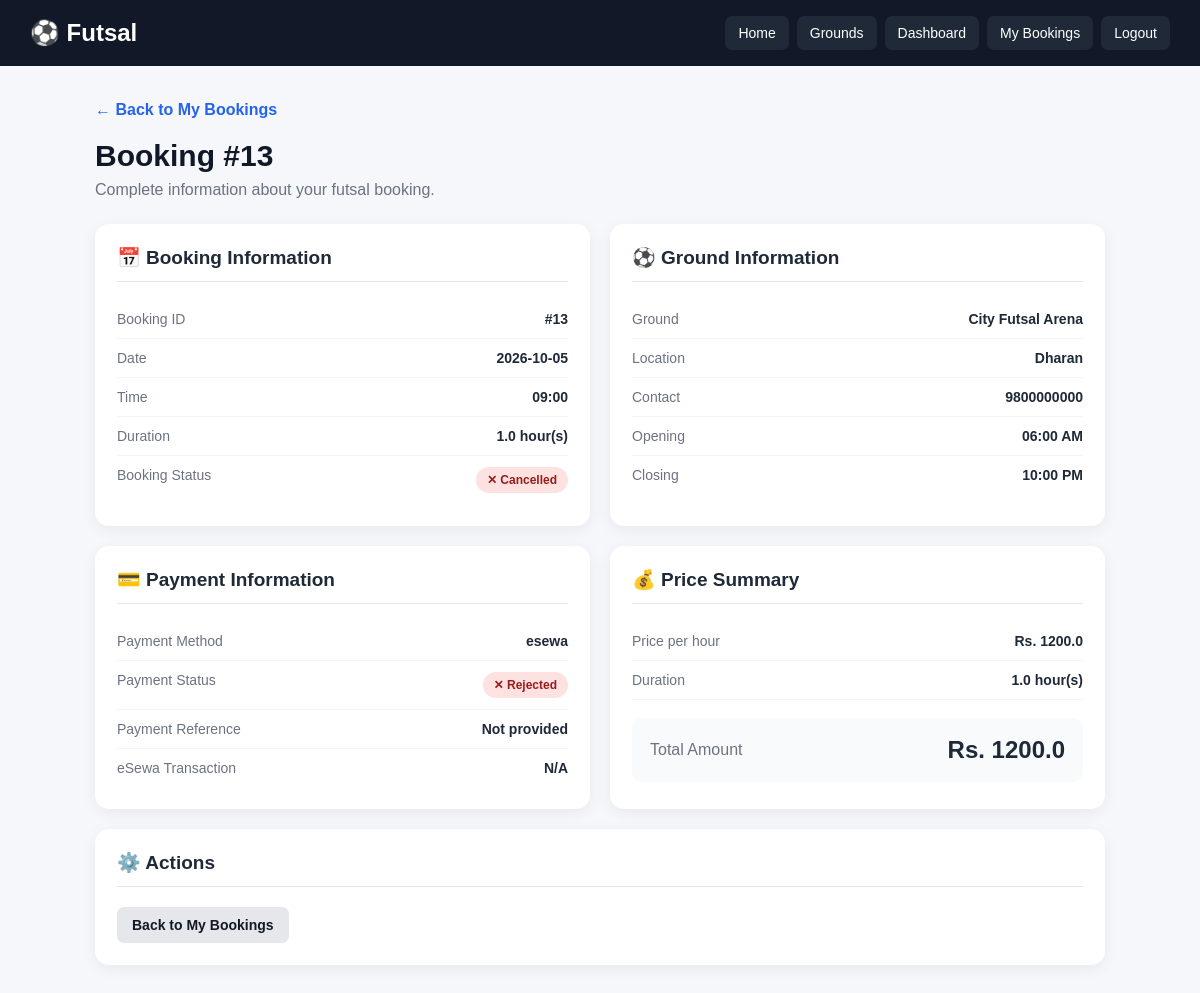
/booking/13 (signed in), run on the app's committed database.
### tables this page shows
CREATE TABLE bookings (
            id INTEGER PRIMARY KEY AUTOINCREMENT,
            user_id INTEGER NOT NULL,
            ground_id INTEGER NOT NULL,
            booking_date TEXT NOT NULL,
            booking_time TEXT NOT NULL,
            created_at TIMESTAMP DEFAULT CURRENT_TIMESTAMP, status TEXT
            DEFAULT 'confirmed', duration REAL
            DEFAULT 1, payment_status TEXT

            DEFAULT 'pending', payment_method TEXT

            DEFAULT 'cash', payment_reference TEXT, paid_at TIMESTAMP, transaction_uuid
            TEXT, esewa_transaction_code
            TEXT, esewa_product_code
            TEXT, esewa_amount
            REAL, esewa_verified_at
            TIMESTAMP,

            FOREIGN KEY (user_id) REFERENCES users(id),
            FOREIGN KEY (ground_id) REFERENCES grounds(id),

            UNIQUE(ground_id, booking_date, booking_time)
        );

CREATE TABLE grounds (
            id INTEGER PRIMARY KEY AUTOINCREMENT,
            name TEXT NOT NULL,
            location TEXT NOT NULL,
            price INTEGER NOT NULL,
            contact TEXT,
            opening_time TEXT,
            closing_time TEXT,
            description TEXT,
            image TEXT
        );

### app.py (the view)
@app.route("/booking/<int:booking_id>")
@login_required
def booking_details(booking_id):
    conn = get_db()
    booking = conn.execute(
        """
        SELECT
            bookings.*,
            grounds.name AS ground_name,
            grounds.location AS ground_location,
            grounds.price AS price,
            grounds.price AS ground_price,
            grounds.contact AS ground_contact,
            grounds.opening_time AS opening_time,
            grounds.closing_time AS closing_time,
            grounds.image AS ground_image
        FROM bookings
        JOIN grounds ON bookings.ground_id = grounds.id
        WHERE bookings.id = ?
        AND bookings.user_id = ?
        """,
        (booking_id, session["user_id"])
    ).fetchone()
    conn.close()
    if booking is None:
        flash("Booking not found.", "danger")
        return redirect(url_for("my_bookings"))
    try:
        price = float(booking["price"] or 0)
    except (TypeError, ValueError):
        price = 0.0
    try:
        duration = float(booking["duration"] or 1)
    except (TypeError, ValueError):
        duration = 1.0
    total_amount = round(price * duration, 2)
    return render_template(
        "booking_details.html",
        booking=booking,
        price=price,
        duration=duration,
        total_amount=total_amount
    )

### app.py (called while the page is built, shortened)
def login_required(view_function):
    @wraps(view_function)
    def wrapper(*args, **kwargs):
        return view_function(
            *args,
            **kwargs
        )
    return wrapper

def get_db():
    conn = sqlite3.connect(
        DATABASE
    )
    conn.row_factory = sqlite3.Row
    conn.execute(
        "PRAGMA foreign_keys = ON"
    )
    return conn

### templates/booking_details.html (shortened to what this page needs)
<!DOCTYPE html>
<html lang="en">
<head>
</head>
<body>
<nav class="navbar">
    <div class="logo">
        ⚽ Futsal
    </div>
    <div class="nav-links">
        <a href="{{ url_for('index') }}">
            Home
        </a>
        <a href="{{ url_for('grounds') }}">
            Grounds
        </a>
        <a href="{{ url_for('dashboard') }}">
            Dashboard
        </a>
        <a href="{{ url_for('my_bookings') }}">
            My Bookings
        </a>
        <a href="{{ url_for('logout') }}">
            Logout
        </a>
    </div>
</nav>
<div class="container">
    <a
        href="{{ url_for('my_bookings') }}"
        class="back"
    >
        ← Back to My Bookings
    </a>
    <div class="header">
        <h1>
            Booking #{{ booking['id'] }}
        </h1>
        <p>
            Complete information about your futsal booking.
        </p>
    </div>
    <div class="grid">
        <div class="card">
            <h2>
                📅 Booking Information
            </h2>
            <div class="info-row">
                <span class="label">
                    Booking ID
                </span>
                <span class="value">
                    #{{ booking['id'] }}
                </span>
            </div>
            <div class="info-row">
                <span class="label">
                    Date
                </span>
                <span class="value">
                    {{ booking['booking_date'] }}
                </span>
            </div>
            <div class="info-row">
                <span class="label">
                    Time
                </span>
                <span class="value">
                    {{ booking['booking_time'] }}
                </span>
            </div>
            <div class="info-row">
                <span class="label">
                    Duration
                </span>
                <span class="value">
                    {{ booking['duration'] }} hour(s)
                </span>
            </div>
            <div class="info-row">
                <span class="label">
                    Booking Status
                </span>
                <span class="value">
                    {% if booking['status'] == 'confirmed' %}
                        <span class="badge confirmed">
                            ✓ Confirmed
                        </span>
                    {% elif booking['status'] == 'cancelled' %}
                        <span class="badge cancelled">
                            ✕ Cancelled
                        </span>
                    {% else %}
                        <span class="badge pending">
                            {{ booking['status']|title }}
                        </span>
                    {% endif %}
                </span>
            </div>
        </div>
        <div class="card">
            <h2>
                ⚽ Ground Information
            </h2>
            <div class="info-row">
                <span class="label">
                    Ground
                </span>
                <span class="value">
                    {{ booking['ground_name'] }}
                </span>
            </div>
            <div class="info-row">
                <span class="label">
                    Location
                </span>
                <span class="value">
                    {{ booking['ground_location'] }}
                </span>
            </div>
            <div class="info-row">
                <span class="label">
                    Contact
                </span>
                <span class="value">
                    {{ booking['ground_contact'] or 'Not provided' }}
                </span>
            </div>
            <div class="info-row">
                <span class="label">
                    Opening
                </span>
                <span class="value">
                    {{ booking['opening_time'] or 'Not provided' }}
                </span>
            </div>
            <div class="info-row">
                <span class="label">
                    Closing
                </span>
                <span class="value">
                    {{ booking['closing_time'] or 'Not provided' }}
                </span>
            </div>
        </div>
        <div class="card">
            <h2>
                💳 Payment Information
            </h2>
            <div class="info-row">
                <span class="label">
                    Payment Method
                </span>
                <span class="value">
                    {{ booking['payment_method'] or 'Not selected' }}
                </span>
            </div>
            <div class="info-row">
                <span class="label">
                    Payment Status
                </span>
                <span class="value">
                    {% if booking['payment_status'] == 'paid' %}
                        <span class="badge paid">
                            ✓ Paid
                        </span>
                    {% elif booking['payment_status'] == 'submitted' %}
                        <span class="badge submitted">
                            ⏳ Submitted
                        </span>
                    {% elif booking['payment_status'] == 'rejected' %}
                        <span class="badge rejected">
                            ✕ Rejected
                        </span>
                    {% else %}
                        <span class="badge unpaid">
                            Unpaid
                        </span>
                    {% endif %}
                </span>
            </div>
            <div class="info-row">
                <span class="label">
                    Payment Reference
                </span>
                <span class="value">
                    {{ booking['payment_reference'] or 'Not provided' }}
                </span>
            </div>
            <div class="info-row">
                <span class="label">
                    eSewa Transaction
                </span>
                <span class="value">
                    {{ booking['esewa_transaction_code'] or 'N/A' }}
                </span>
            </div>
        </div>
        <div class="card">
            <h2>
                💰 Price Summary
            </h2>
            <div class="info-row">
                <span class="label">
                    Price per hour
                </span>
                <span class="value">
                    Rs.
                    {{ booking['price']|float|round(2) }}
                </span>
            </div>
            <div class="info-row">
                <span class="label">
                    Duration
                </span>
                <span class="value">
                    {{ booking['duration'] }} hour(s)
                </span>
            </div>
            <div class="total-box">
                <span>
                    Total Amount
                </span>
                <strong>
                    Rs.
                    {{
                        (
                            booking['price']|float
                            *
                            booking['duration']|float
                        )|round(2)
                    }}
                </strong>
            </div>
        </div>
        <div class="card full">
            <h2>
                ⚙️ Actions
            </h2>
            <div class="actions">
                <a
                    href="{{ url_for('my_bookings') }}"
                    class="btn btn-secondary"
                >
                    Back to My Bookings
                </a>
            </div>
        </div>
    </div>
</div>
</body>
</html>

### templates/booking_details.html (style rules this page uses)
* { box-sizing: border-box; margin: 0; padding: 0; }
body { font-family: Arial, Helvetica, sans-serif; background: #f5f7fb; color: #1f2937; }
.navbar { background: #111827; color: white; padding: 16px 30px; display: flex; justify-content: space-between; align-items: center; flex-wrap: wrap; gap: 15px; }
.logo { font-size: 24px; font-weight: bold; }
.nav-links { display: flex; gap: 8px; flex-wrap: wrap; }
.nav-links a { color: white; text-decoration: none; padding: 9px 13px; border-radius: 7px; background: #1f2937; font-size: 14px; }
.container { max-width: 1050px; margin: 35px auto; padding: 0 20px; }
.back { display: inline-block; margin-bottom: 20px; color: #2563eb; text-decoration: none; font-weight: bold; }
.header { margin-bottom: 25px; }
.header h1 { font-size: 30px; color: #111827; }
.header p { margin-top: 8px; color: #6b7280; }
.grid { display: grid; grid-template-columns: 1fr 1fr; gap: 20px; }
.card { background: white; border-radius: 14px; padding: 22px; box-shadow: 0 4px 15px rgba(0, 0, 0, 0.06); }
.card h2 { font-size: 19px; margin-bottom: 18px; padding-bottom: 12px; border-bottom: 1px solid #e5e7eb; }
.info-row { display: flex; justify-content: space-between; gap: 15px; padding: 11px 0; border-bottom: 1px solid #f3f4f6; }
.info-row:last-child { border-bottom: none; }
.label { color: #6b7280; font-size: 14px; }
.value { font-weight: 600; text-align: right; font-size: 14px; }
.badge { display: inline-block; padding: 6px 11px; border-radius: 20px; font-size: 12px; font-weight: bold; }
.cancelled, .rejected { background: #fee2e2; color: #991b1b; }
.total-box { margin-top: 18px; padding: 18px; border-radius: 10px; background: #f9fafb; display: flex; justify-content: space-between; align-items: center; }
.total-box span { color: #6b7280; }
.total-box strong { font-size: 24px; }
.actions { margin-top: 20px; display: flex; gap: 10px; flex-wrap: wrap; }
.btn { display: inline-block; padding: 10px 15px; border-radius: 7px; text-decoration: none; border: none; cursor: pointer; font-size: 14px; font-weight: bold; }
.btn-secondary { background: #e5e7eb; color: #111827; }
.full { grid-column: 1 / -1; }

### data on the page
bookings: id "13", booking_date "2026-10-05", booking_time "09:00", duration "1.0", payment_method "esewa"
grounds: ground_name "City Futsal Arena", ground_location "Dharan", contact "9800000000", opening_time "06:00 AM", closing_time "10:00 PM", price "1200.0", price.duration "1200.0"

### other printed values
{{ booking['payment_reference'] or 'Not provided' }} "Not provided"
{{ booking['esewa_transaction_code'] or 'N/A' }} "N/A"
